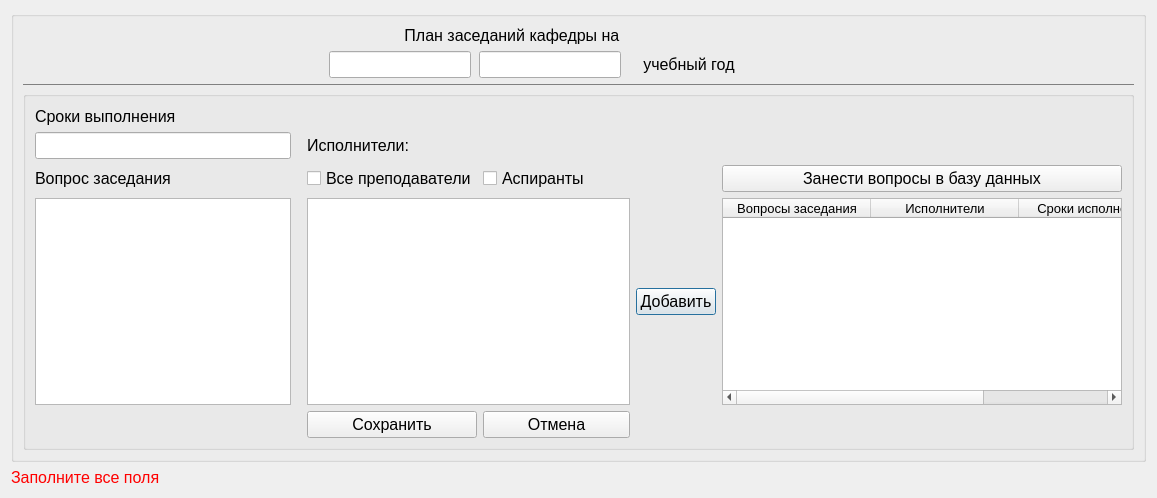
<?xml version="1.0" encoding="UTF-8"?>
<ui version="4.0">
 <class>AddOrEditPlanZasKaf</class>
 <widget class="QDialog" name="AddOrEditPlanZasKaf">
  <property name="geometry">
   <rect>
    <x>0</x>
    <y>0</y>
    <width>1155</width>
    <height>498</height>
   </rect>
  </property>
  <property name="windowTitle">
   <string>Добавление плана заседаний кафедры</string>
  </property>
  <layout class="QGridLayout" name="gridLayout_3">
   <item row="1" column="0">
    <widget class="QLabel" name="label_error">
     <property name="sizePolicy">
      <sizepolicy hsizetype="Preferred" vsizetype="Fixed">
       <horstretch>0</horstretch>
       <verstretch>0</verstretch>
      </sizepolicy>
     </property>
     <property name="font">
      <font>
       <pointsize>12</pointsize>
      </font>
     </property>
     <property name="styleSheet">
      <string notr="true">color:red;</string>
     </property>
     <property name="text">
      <string>Заполните все поля</string>
     </property>
    </widget>
   </item>
   <item row="0" column="0">
    <widget class="QGroupBox" name="groupBox">
     <property name="title">
      <string/>
     </property>
     <layout class="QGridLayout" name="gridLayout_2">
      <item row="0" column="1" colspan="2">
       <widget class="QLabel" name="label">
        <property name="sizePolicy">
         <sizepolicy hsizetype="Fixed" vsizetype="Fixed">
          <horstretch>0</horstretch>
          <verstretch>0</verstretch>
         </sizepolicy>
        </property>
        <property name="font">
         <font>
          <pointsize>12</pointsize>
         </font>
        </property>
        <property name="text">
         <string>                 План заседаний кафедры на </string>
        </property>
       </widget>
      </item>
      <item row="1" column="2">
       <widget class="QLineEdit" name="lineEdit_GodPo">
        <property name="sizePolicy">
         <sizepolicy hsizetype="Fixed" vsizetype="Fixed">
          <horstretch>0</horstretch>
          <verstretch>0</verstretch>
         </sizepolicy>
        </property>
        <property name="font">
         <font>
          <pointsize>12</pointsize>
         </font>
        </property>
       </widget>
      </item>
      <item row="1" column="0">
       <spacer name="horizontalSpacer_2">
        <property name="orientation">
         <enum>Qt::Horizontal</enum>
        </property>
        <property name="sizeType">
         <enum>QSizePolicy::Preferred</enum>
        </property>
        <property name="sizeHint" stdset="0">
         <size>
          <width>300</width>
          <height>10</height>
         </size>
        </property>
       </spacer>
      </item>
      <item row="1" column="1">
       <widget class="QLineEdit" name="lineEditGodS">
        <property name="sizePolicy">
         <sizepolicy hsizetype="Fixed" vsizetype="Fixed">
          <horstretch>0</horstretch>
          <verstretch>0</verstretch>
         </sizepolicy>
        </property>
        <property name="baseSize">
         <size>
          <width>0</width>
          <height>8</height>
         </size>
        </property>
        <property name="font">
         <font>
          <pointsize>12</pointsize>
         </font>
        </property>
       </widget>
      </item>
      <item row="1" column="3" colspan="2">
       <widget class="QLabel" name="label_2">
        <property name="font">
         <font>
          <pointsize>12</pointsize>
         </font>
        </property>
        <property name="text">
         <string>   учебный год</string>
        </property>
       </widget>
      </item>
      <item row="4" column="0" rowspan="3" colspan="5">
       <widget class="QGroupBox" name="groupBox_2">
        <property name="title">
         <string/>
        </property>
        <layout class="QGridLayout" name="gridLayout_4">
         <item row="2" column="0">
          <layout class="QGridLayout" name="gridLayout" columnstretch="0,0,0,0,0,0,0" columnminimumwidth="0,0,0,0,0,0,0">
           <item row="4" column="3">
            <widget class="QLabel" name="label_5">
             <property name="font">
              <font>
               <pointsize>12</pointsize>
              </font>
             </property>
             <property name="text">
              <string>Исполнители:</string>
             </property>
            </widget>
           </item>
           <item row="7" column="1">
            <widget class="QLabel" name="label_4">
             <property name="font">
              <font>
               <pointsize>12</pointsize>
              </font>
             </property>
             <property name="text">
              <string>Вопрос заседания                           </string>
             </property>
            </widget>
           </item>
           <item row="3" column="1">
            <widget class="QLabel" name="label_6">
             <property name="font">
              <font>
               <pointsize>12</pointsize>
              </font>
             </property>
             <property name="text">
              <string>Сроки выполнения</string>
             </property>
            </widget>
           </item>
           <item row="4" column="1">
            <widget class="QLineEdit" name="lineEditSrokVipol">
             <property name="font">
              <font>
               <pointsize>12</pointsize>
              </font>
             </property>
            </widget>
           </item>
           <item row="8" column="1">
            <widget class="QPlainTextEdit" name="plainTextEditVoprosiZasedania">
             <property name="font">
              <font>
               <pointsize>12</pointsize>
              </font>
             </property>
            </widget>
           </item>
           <item row="8" column="2">
            <spacer name="horizontalSpacer">
             <property name="orientation">
              <enum>Qt::Horizontal</enum>
             </property>
             <property name="sizeType">
              <enum>QSizePolicy::Fixed</enum>
             </property>
             <property name="sizeHint" stdset="0">
              <size>
               <width>10</width>
               <height>20</height>
              </size>
             </property>
            </spacer>
           </item>
           <item row="8" column="3" colspan="2">
            <widget class="QListView" name="listView_Ispoln">
             <property name="font">
              <font>
               <pointsize>12</pointsize>
              </font>
             </property>
             <property name="selectionMode">
              <enum>QAbstractItemView::MultiSelection</enum>
             </property>
             <property name="selectionBehavior">
              <enum>QAbstractItemView::SelectItems</enum>
             </property>
            </widget>
           </item>
           <item row="7" column="3">
            <widget class="QCheckBox" name="checkBoxAllPrepod">
             <property name="font">
              <font>
               <pointsize>12</pointsize>
              </font>
             </property>
             <property name="text">
              <string>Все преподаватели</string>
             </property>
            </widget>
           </item>
           <item row="8" column="5">
            <widget class="QPushButton" name="pushButtonAddTableWidjet">
             <property name="font">
              <font>
               <pointsize>12</pointsize>
              </font>
             </property>
             <property name="text">
              <string>Добавить</string>
             </property>
            </widget>
           </item>
           <item row="8" column="6">
            <widget class="QTableWidget" name="tableWidget">
             <property name="sizePolicy">
              <sizepolicy hsizetype="Expanding" vsizetype="Expanding">
               <horstretch>0</horstretch>
               <verstretch>0</verstretch>
              </sizepolicy>
             </property>
             <property name="minimumSize">
              <size>
               <width>400</width>
               <height>0</height>
              </size>
             </property>
             <property name="font">
              <font>
               <pointsize>10</pointsize>
              </font>
             </property>
             <property name="frameShadow">
              <enum>QFrame::Raised</enum>
             </property>
             <property name="selectionMode">
              <enum>QAbstractItemView::SingleSelection</enum>
             </property>
             <property name="selectionBehavior">
              <enum>QAbstractItemView::SelectRows</enum>
             </property>
             <property name="wordWrap">
              <bool>false</bool>
             </property>
             <attribute name="horizontalHeaderDefaultSectionSize">
              <number>148</number>
             </attribute>
             <attribute name="verticalHeaderDefaultSectionSize">
              <number>9</number>
             </attribute>
             <column>
              <property name="text">
               <string>Вопросы заседания</string>
              </property>
              <property name="font">
               <font>
                <pointsize>10</pointsize>
               </font>
              </property>
             </column>
             <column>
              <property name="text">
               <string>Исполнители</string>
              </property>
              <property name="font">
               <font>
                <pointsize>10</pointsize>
               </font>
              </property>
             </column>
             <column>
              <property name="text">
               <string>Сроки исполнения</string>
              </property>
             </column>
            </widget>
           </item>
           <item row="7" column="6">
            <widget class="QPushButton" name="pushButton_AddToDataBase">
             <property name="font">
              <font>
               <pointsize>12</pointsize>
              </font>
             </property>
             <property name="text">
              <string>Занести вопросы в базу данныx</string>
             </property>
            </widget>
           </item>
           <item row="7" column="4">
            <widget class="QCheckBox" name="checkBox_Aspirant">
             <property name="font">
              <font>
               <pointsize>12</pointsize>
              </font>
             </property>
             <property name="text">
              <string>Аспиранты         </string>
             </property>
            </widget>
           </item>
           <item row="9" column="4">
            <widget class="QPushButton" name="pushButtonCancel">
             <property name="font">
              <font>
               <pointsize>12</pointsize>
              </font>
             </property>
             <property name="text">
              <string>Отмена</string>
             </property>
            </widget>
           </item>
           <item row="9" column="3">
            <widget class="QPushButton" name="pushButtonSave">
             <property name="font">
              <font>
               <pointsize>12</pointsize>
              </font>
             </property>
             <property name="text">
              <string>Сохранить</string>
             </property>
            </widget>
           </item>
          </layout>
         </item>
         <item row="1" column="0">
          <spacer name="horizontalSpacer_3">
           <property name="orientation">
            <enum>Qt::Horizontal</enum>
           </property>
           <property name="sizeHint" stdset="0">
            <size>
             <width>40</width>
             <height>1</height>
            </size>
           </property>
          </spacer>
         </item>
        </layout>
       </widget>
      </item>
      <item row="3" column="0" colspan="5">
       <widget class="QGroupBox" name="groupBox_3">
        <property name="sizePolicy">
         <sizepolicy hsizetype="Preferred" vsizetype="Fixed">
          <horstretch>0</horstretch>
          <verstretch>0</verstretch>
         </sizepolicy>
        </property>
        <property name="styleSheet">
         <string notr="true">background:gray; border:0px; height:1px</string>
        </property>
        <property name="title">
         <string/>
        </property>
       </widget>
      </item>
     </layout>
    </widget>
   </item>
  </layout>
 </widget>
 <resources/>
 <connections/>
</ui>
